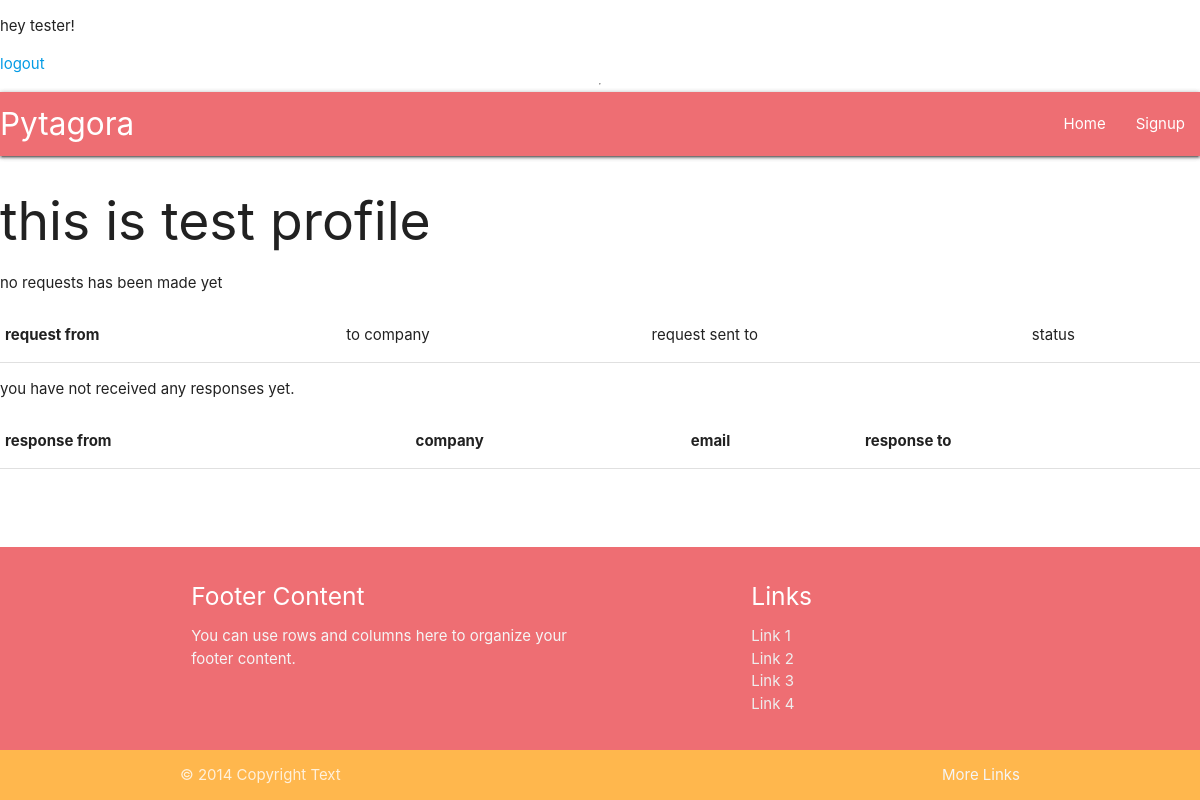
The app's page /profile/ (signed in), older data.
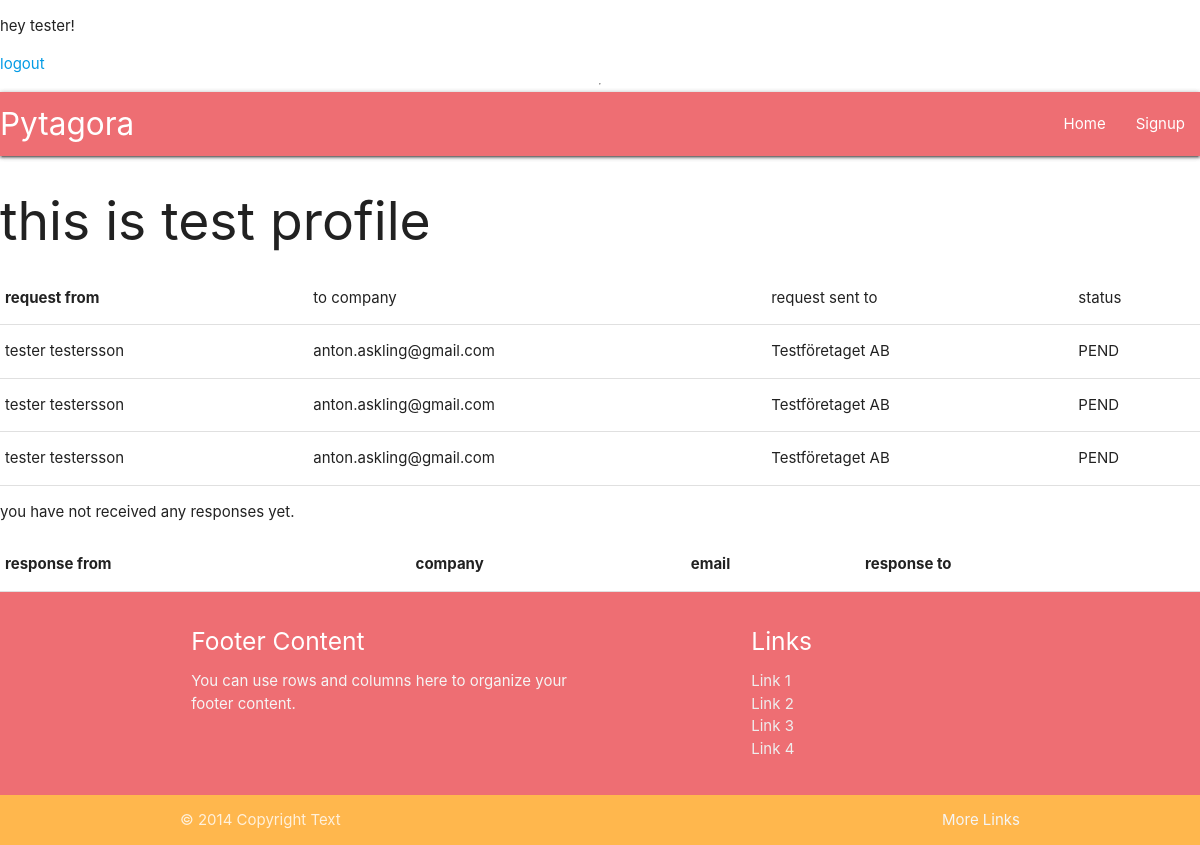
The same page, newer data.
### core/models.py (models this page shows, shortened)
class User(PermissionsMixin, AbstractBaseUser):
    email = models.EmailField(_("email adress"), max_length=254, unique=True)
    first_name = models.CharField(_("first name"), max_length=50)
    last_name = models.CharField(_("last name"), max_length=50)
    date_joined = models.DateTimeField(_("date joined"), auto_now_add=True)
    last_login = models.DateTimeField(_("last login"), auto_now=True)
    is_active = models.BooleanField(_("active"), default=True)
    is_staff = models.BooleanField(_("staff"), default=True)
    is_recruiter = models.BooleanField(_("recruiter"), default=False)
    objects = UserManager()
    USERNAME_FIELD = "email"
    REQUIRED_FIELDS = []
    class Meta:
        verbose_name = _("user")
        verbose_name_plural = _("user")

### userprofile/models.py (models this page shows, shortened)
class RefRequest(models.Model):
    profile = models.ForeignKey(Profile, verbose_name=_("profile"), on_delete=models.CASCADE)
    company_name = models.CharField(_("company name"), max_length=100, null=True, blank=True)
    company_slug = models.SlugField(_("company_slug"), null=True, blank=True, unique=False, max_length=150)
    date_from = PartialDateField( verbose_name=_("date from"))
    date_to = PartialDateField(verbose_name=_("date to"))
    to_email = models.EmailField(_("to email"), max_length=254, null=True, blank=True)
    UNINITIATED = "UNIN"
    PENDING = "PEND"
    COMPLETE = "COMP"
    STATUS_CHOICES = [
        (UNINITIATED, "Uninitiated"),
        (PENDING, "Pending"),
        (COMPLETE, "Complete"),
    ]
    status = models.CharField(_("status"), max_length=4, choices=STATUS_CHOICES, default=UNINITIATED,)
    time_sent = models.DateTimeField(_("time_sent"), auto_now_add=True, null=True)
    class Meta:
        verbose_name = "Reference request"
        verbose_name_plural = "Reference requests"

class Profile(models.Model):
    user = models.OneToOneField(User, verbose_name=_("User"), on_delete=models.CASCADE)
    first_name = models.CharField(_("first name"), max_length=50, null=False, blank=False)
    last_name = models.CharField(_("last name"), max_length=50, null=False, blank=False)
    def __str__(self):
        return f"{self.first_name} {self.last_name}"

### userprofile/views.py (the view)
# urls.py: path("profile/", TestProfileView.as_view(), name="test_profile"),
class TestProfileView(LoginRequiredMixin, ListView):
    model = Profile
    context_object_name = "profile"
    template_name="userprofile/test_profile.html"
    def get_context_data(self, **kwargs):
        context = super().get_context_data(**kwargs)
        context["profile"] = context["profile"].filter(user=self.request.user)
        context["requests"] = context["profile"][0].refrequest_set.all()
        context["comp_responses"] = context["profile"][0].refresponse_set.all(
        ).filter(ref_request__status="COMP")
        return context

### userprofile/templates/userprofile/test_profile.html
{% extends "base.html" %}
{% block content %}
    <h2>this is test profile</h2>
    <table>
        <tr>
            <th>request from</th>
            <td>to company</td>
            <td>request sent to</td>
            <td>status</td>
        </tr>
            {% for request in requests %}
            <tr>
                <td>{{ request.profile }}</td>
                <td>{{ request.to_email }}</td>
                <td>{{ request.company_name }}</td>
                <td>{{ request.status }}</td>
            </tr>
            {% empty %}
            <p>no requests has been made yet</p>
            {% endfor %}
    </table>
    <table>
        <tr>
            <th>response from</th>
            <th>company</th>
            <th>email</th>
            <th>response to</th>
        </tr>
            {% for response in comp_responses %}
            <tr>
                <td>{{ response.get_full_name }}</td>
                <td>{{ response.company_name }}</td>
                <td>{{ response.email }}</td>
                <td><a href="{% url 'reference_detail' response.id %}">details</a></td>
            </tr>
            {% empty %}
            <p>you have not received any responses yet.</p>
            {% endfor %}
    </table>
{% endblock content %}

### userprofile/templates/base.html (shortened to what this page needs)
{% load static %}
<!DOCTYPE html>
<html lang="en">
    <head>
        <link type="text/css"
              rel="stylesheet"
              href="{% static 'materialize/css/materialize.min.css' %}"
              media="screen,projection"/>
        <link rel="stylesheet" href="{% static 'base/css/style.css' %}"/>
    </head>
    <body>
        {% if user.is_authenticated %}
        <p>hey {{ user.first_name }}!</p>
        <a href="{% url 'logout' %}">logout</a>
        {% else %}
        <a href="{% url 'login' %}"> login</a>
        {% endif %}
        <hr />
        <header>
            <nav>
                <div class="nav-wrapper z-depth-1">
                    <a href="{% url 'home' %}" class="brand-logo">Pytagora</a>
                    <ul class="right hide-on-med-and-down">
                        <li>
                            <a href="{% url 'home' %}">Home</a>
                        </li>
                        <li>
                            <a href="{% url 'signup' %}">Signup</a>
                        </li>
                    </ul>
                </div>
            </nav>
        </header>
       <main>
        {% block content %}
        {% endblock content %}
       </main>
        <footer class="page-footer pytagora-orange" >
            <div class="container">
                <div class="row">
                    <div class="col l6 s12">
                        <h5 class="white-text">Footer Content</h5>
                        <p class="grey-text text-lighten-4">You can use rows and columns here to organize your footer content.</p>
                    </div>
                    <div class="col l4 offset-l2 s12">
                        <h5 class="white-text">Links</h5>
                        <ul>
                            <li>
                                <a class="grey-text text-lighten-3" href="#!">Link 1</a>
                            </li>
                            <li>
                                <a class="grey-text text-lighten-3" href="#!">Link 2</a>
                            </li>
                            <li>
                                <a class="grey-text text-lighten-3" href="#!">Link 3</a>
                            </li>
                            <li>
                                <a class="grey-text text-lighten-3" href="#!">Link 4</a>
                            </li>
                        </ul>
                    </div>
                </div>
            </div>
            <div class="footer-copyright orange lighten-2">
                <div class="container">
                    © 2014 Copyright Text
                    <a class="grey-text text-lighten-4 right" href="#!">More Links</a>
                </div>
            </div>
        </footer>
    </body>
</html>

### staticfiles/base/css/style.css (style rules this page uses)
body { display: flex; min-height: 100vh; flex-direction: column; }
main { flex: 1 0 auto; }
header { z-index: 3; }

Row changes from the older to the newer data that the page shows:
added RefRequest: profile "tester testersson", to_email "anton.askling@gmail.com", company_name "Testföretaget AB", status "PEND"
added RefRequest: profile "tester testersson", to_email "anton.askling@gmail.com", company_name "Testföretaget AB", status "PEND"
added RefRequest: profile "tester testersson", to_email "anton.askling@gmail.com", company_name "Testföretaget AB", status "PEND"
Text that changed along with them:
text no longer shown: "no requests has been made yet"
